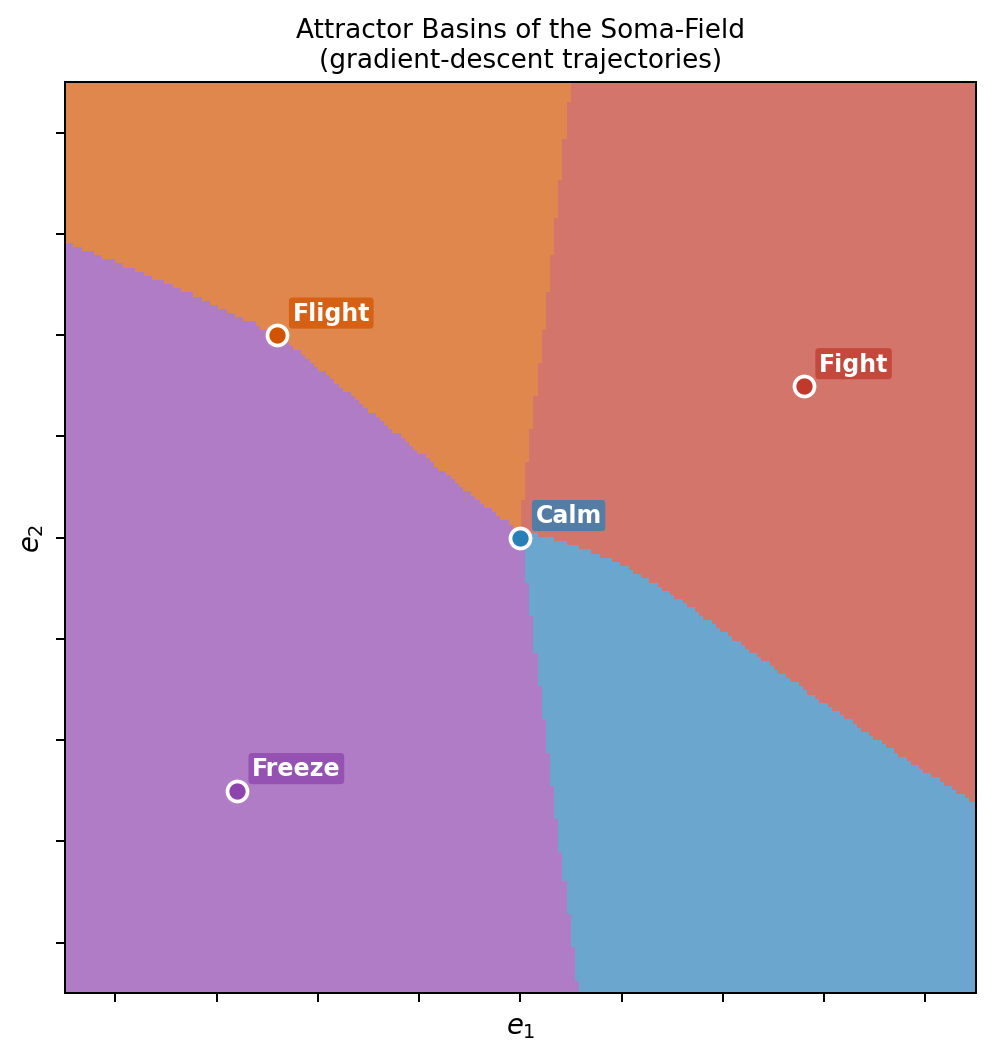

This figure's Python source:
"""
Figure B1 — Attractor Basin Comparison (Appendix B)
Numerically integrates the gradient-descent dynamics on each landscape
and colours the plane by which attractor the trajectory reaches.
Produces figB1_attractor_basins.pdf and figB1_attractor_basins.png
"""
import numpy as np
import matplotlib
matplotlib.use("Agg")
import matplotlib.pyplot as plt
from matplotlib.colors import ListedColormap

# ── Landscape gradient: 2D four-well ────────────────────────────────────────
attractor_centres = np.array([
    [ 0.0,  0.0],   # 0 Calm
    [-2.8, -2.5],   # 1 Freeze
    [ 2.8,  1.5],   # 2 Fight
    [-2.4,  2.0],   # 3 Flight
])
depths = np.array([3.5, 3.0, 1.8, 1.8])
widths = np.array([1.8, 0.6, 1.0, 1.0])

def grad_V(pos):
    g = 0.20 * pos  # bowl gradient
    for (cx, cy), d, w in zip(attractor_centres, depths, widths):
        dx, dy = pos[0] - cx, pos[1] - cy
        r2 = (dx**2 + dy**2) / (2 * w**2)
        factor = d / w**2 * np.exp(-r2)
        g += np.array([-factor * dx, -factor * dy])
    return g

def basin_of(x0, y0, steps=200, lr=0.05):
    pos = np.array([x0, y0], dtype=float)
    for _ in range(steps):
        pos -= lr * grad_V(pos)
    dists = np.linalg.norm(attractor_centres - pos, axis=1)
    return np.argmin(dists)

# ── Grid ─────────────────────────────────────────────────────────────────────
N = 220
xs = np.linspace(-4.5, 4.5, N)
ys = np.linspace(-4.5, 4.5, N)
basin_map = np.zeros((N, N), dtype=int)
for i, yi in enumerate(ys):
    for j, xj in enumerate(xs):
        basin_map[i, j] = basin_of(xj, yi)

# ── Plot ──────────────────────────────────────────────────────────────────────
colours = ["#2980B9", "#8E44AD", "#C0392B", "#D35400"]   # Calm/Freeze/Fight/Flight
cmap = ListedColormap(colours)

fig, ax = plt.subplots(figsize=(6.5, 6))
ax.imshow(basin_map, origin="lower",
          extent=[-4.5, 4.5, -4.5, 4.5],
          cmap=cmap, vmin=-0.5, vmax=3.5,
          interpolation="nearest", alpha=0.70)

# Attractor markers
names = ["Calm", "Freeze", "Fight", "Flight"]
for (cx, cy), name, col in zip(attractor_centres, names, colours):
    ax.plot(cx, cy, "o", color=col, ms=8, mec="white", mew=1.5, zorder=5)
    ax.text(cx + 0.15, cy + 0.15, name, fontsize=9.5, color="white",
            weight="bold", zorder=6,
            bbox=dict(fc=col, alpha=0.75, ec="none", boxstyle="round,pad=0.15"))

ax.set_xlabel(r"$e_1$", fontsize=11)
ax.set_ylabel(r"$e_2$", fontsize=11)
ax.set_title("Attractor Basins of the Soma-Field\n(gradient-descent trajectories)", fontsize=10.5)
ax.tick_params(labelbottom=False, labelleft=False)

plt.tight_layout()
for ext in ("pdf", "png"):
    plt.savefig(f"figB1_attractor_basins.{ext}", dpi=180, bbox_inches="tight")
print("figB1 saved")
